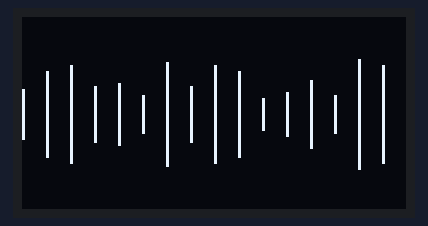
Recording of a sketch running on a simulated Arduino Uno, built with avr-gcc and run on an emulated ATmega328P. Shown: 128×64 one-colour display. Random numbers use the default seed unless the sketch sets one.

Above: at 0.12 s.
At 5.0 s:
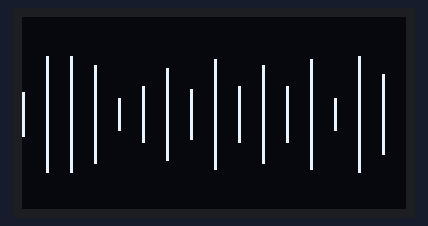
At 10.02 s:
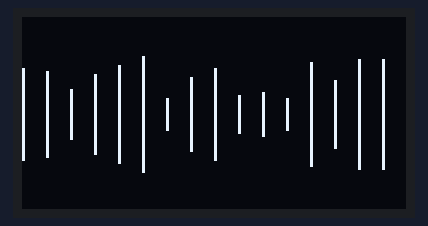
At 19.91 s:
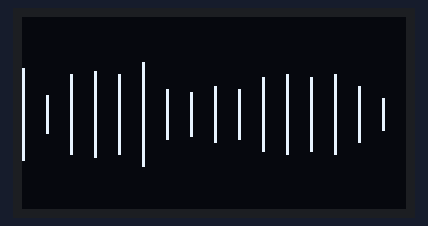
At 29.81 s:
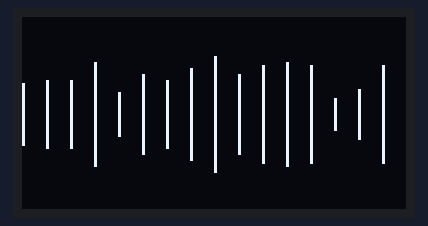
At 39.83 s:
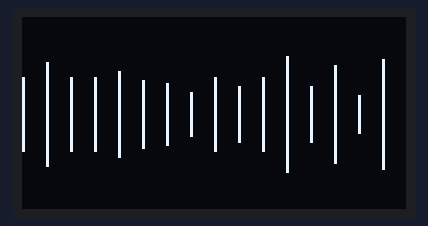

The sketch:

navidad_animada.ino
```cpp
#include <Wire.h>
#include <Adafruit_GFX.h>
#include <Adafruit_SSD1306.h>

#define SCREEN_WIDTH 128
#define SCREEN_HEIGHT 64
#define OLED_ADDRESS 0x3C

Adafruit_SSD1306 display(SCREEN_WIDTH, SCREEN_HEIGHT, &Wire, -1);

// Configuración de la onda de sonido
#define NUM_BARS 16  // Número de barras de la onda
int wave[NUM_BARS];   // Alturas de las ondas

void setup() {
    Serial.begin(115200);

    if (!display.begin(SSD1306_SWITCHCAPVCC, OLED_ADDRESS)) {
        Serial.println(F("Error al iniciar pantalla OLED"));
        for (;;);
    }

    display.clearDisplay();

    // Inicializar las alturas de las ondas con valores aleatorios
    for (int i = 0; i < NUM_BARS; i++) {
        wave[i] = random(10, 40);
    }
}

void drawWave() {
    int barWidth = SCREEN_WIDTH / NUM_BARS; // Ancho de cada barra de onda

    for (int i = 0; i < NUM_BARS; i++) {
        int x = i * barWidth;
        int height = wave[i];

        // Dibujar la barra de la onda
        display.drawLine(x, SCREEN_HEIGHT / 2 - height / 2, x, SCREEN_HEIGHT / 2 + height / 2, SSD1306_WHITE);

        // Variar la altura de la onda para la animación
        wave[i] = random(10, 40);
    }
}

void loop() {
    display.clearDisplay();

    drawWave();  // Dibujar la onda de sonido animada

    display.display();
    delay(100);  // Control de la velocidad de la animación
}
```
